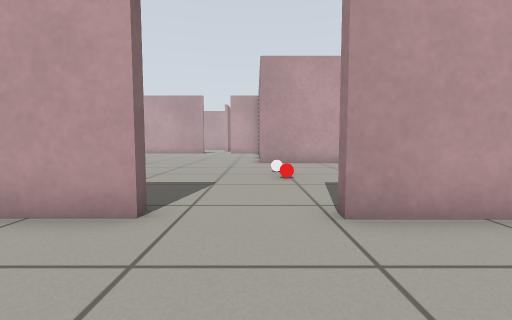
View 1 (above)

22 first-person views from a walk through a robot-simulator world made for Gazebo. The camera is 0.5 m above the floor, tilts 4° down and sees 90° across. The floor is counted in squares, 0.5 m on a side. Each view is taken from the middle of a square. On the plan, view 1 faces up. The plan holds only what a view shows up to about 11 squares ahead; the rest is blank. The robots in the file are not drawn. Gazebo's built-in surfaces are drawn with simple patterns.

View 2
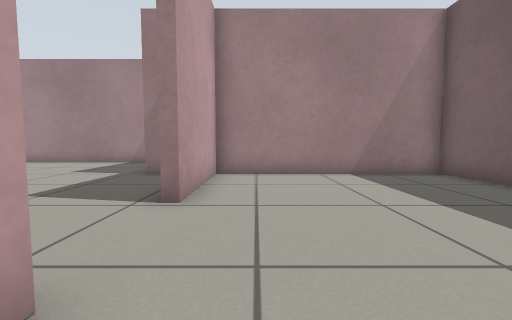

View 3
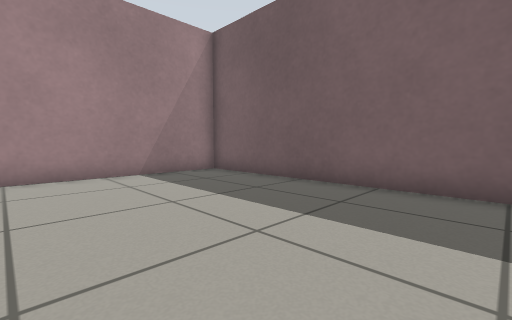

View 4
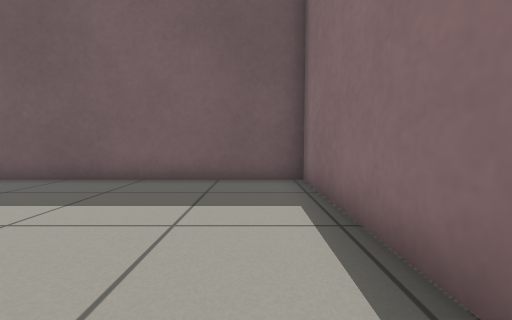

View 5
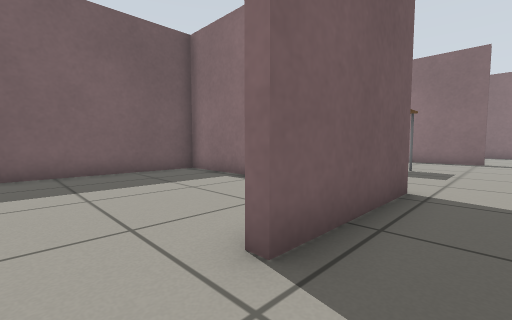

View 6
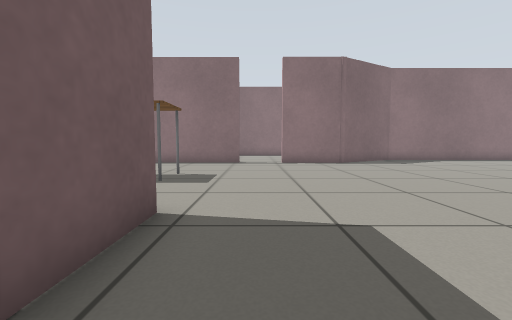

View 7
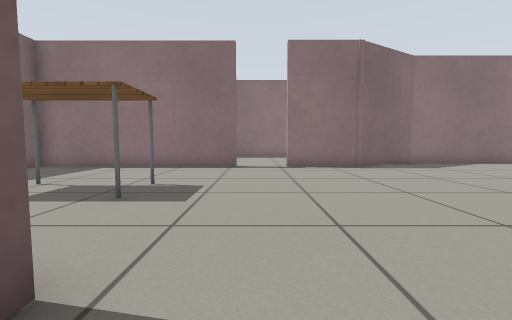

View 8
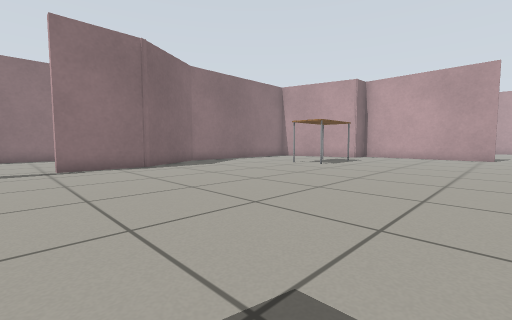

View 9
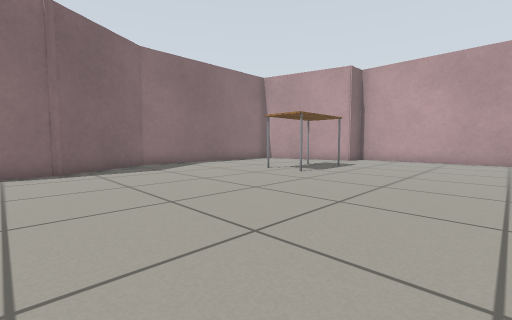

View 10
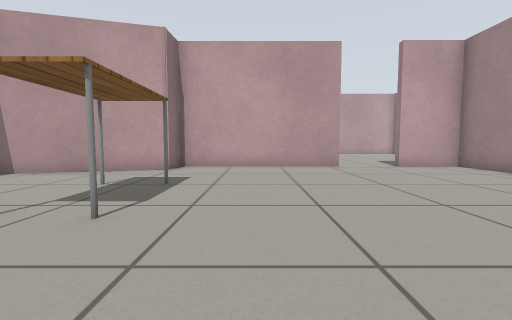

View 11
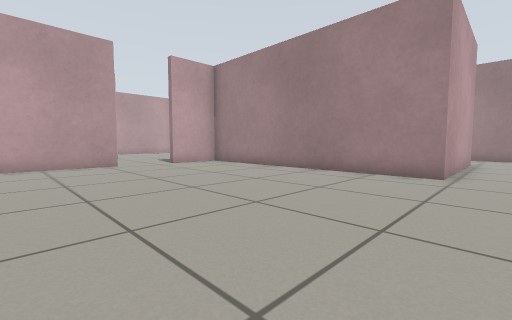

View 12
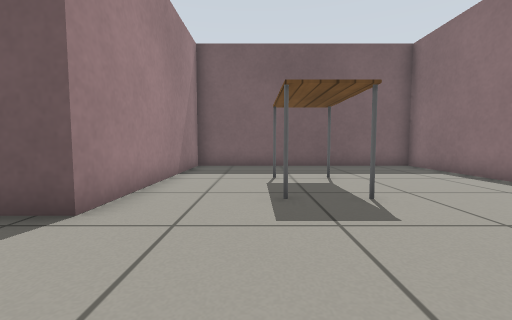

View 13
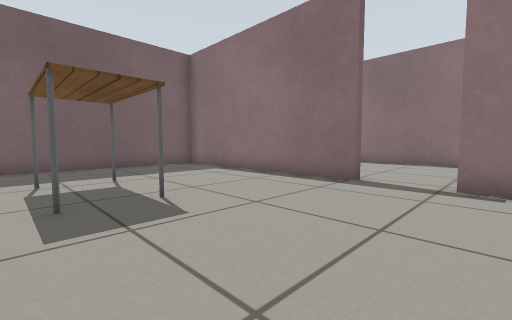

View 14
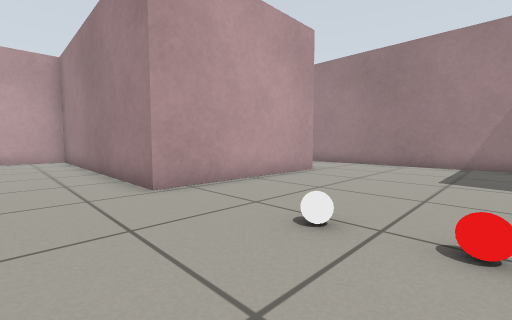

View 15
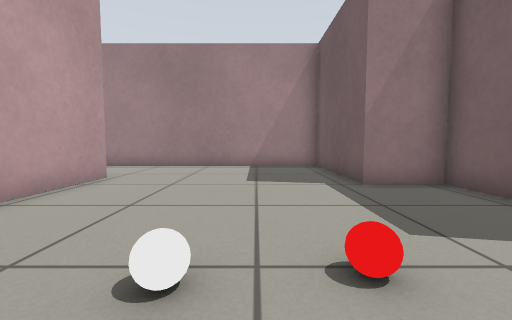

View 16
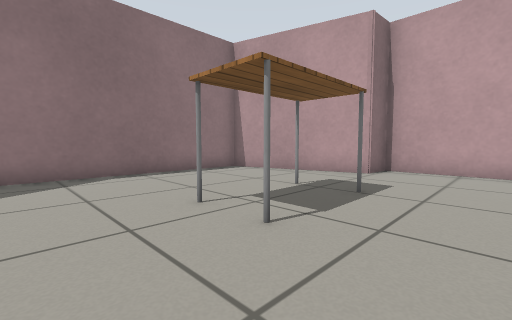

View 17
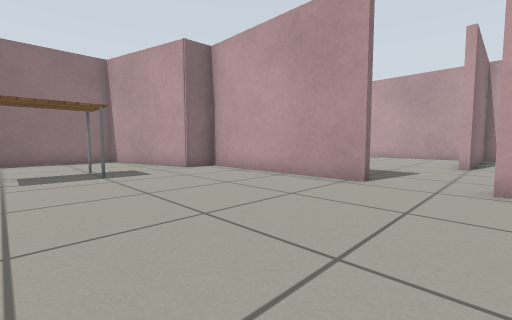

View 18
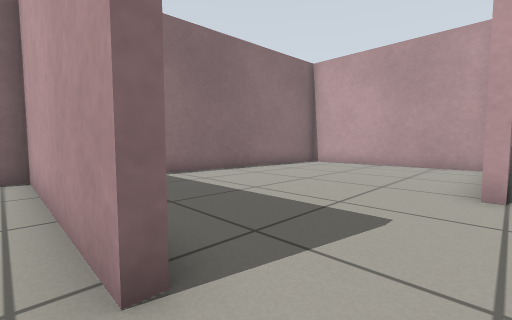

View 19
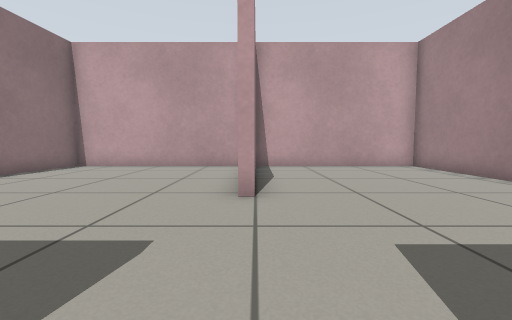

View 20
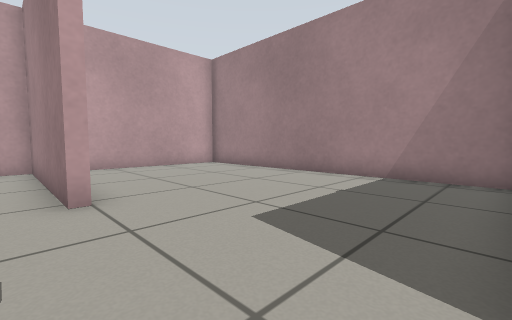

View 21
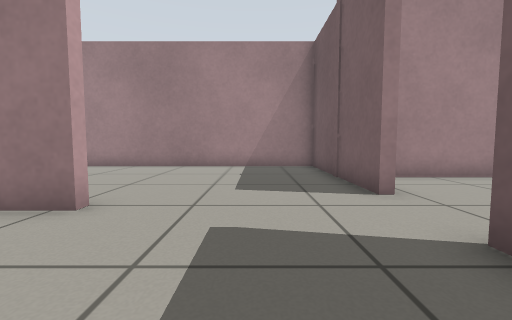

View 22
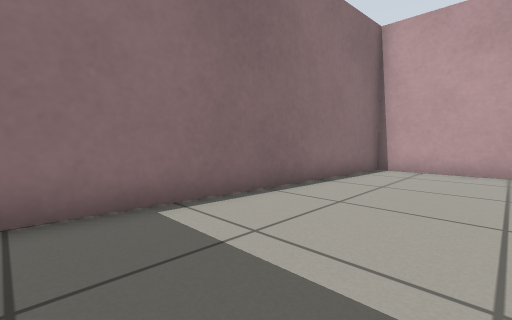

### Floor plan
Ten units are one square. View 1 is at (0, 0); x grows to the right and y downward. Boxes are objects, and circles mark ways between rooms. Rooms are numbered by the first view taken in them; rooms with no view inside come last. Other rooms are left out.
<svg viewBox="-167 -341 269 383">
<path fill="none" stroke="#000" d="M-15 -33 -34 -33M-53 -19 -53 37 50 37 50 -33 11 -33M-144 -94 -144 -63M-144 -42 -144 37 -56 37 -56 -36 -15 -36M34 -36 50 -36 50 -55 97 -55 97 -114M63 -122 2 -122 2 -225 -22 -225M-46 -225 -111 -225 -112 -213 -162 -199 -162 -124 -142 -90M-33 -275 -33 -336 -104 -336 -110 -240M-30 -309 -30 -276M-46 -229 -46 -225M-22 -225 -22 -227 35 -227 35 -336 -31 -336"/>
<rect x="-115" y="-185" width="20" height="40" fill="#bbb"><title>table</title></rect>
<rect x="-105" y="-25" width="20" height="30" fill="#bbb"><title>table</title></rect>
<rect x="5" y="-75" width="10" height="10" fill="#bbb"><title>red ball</title></rect>
<rect x="5" y="-95" width="10" height="10" fill="#bbb"><title>white ball</title></rect>
<circle cx="0" cy="-40" r="3" fill="#2a7"/>
<circle cx="-35" cy="-230" r="3" fill="#2a7"/>
<text x="0" y="0">1</text>
<text x="-60" y="-100">2</text>
<text x="-40" y="-280">3</text>
</svg>
Room 1 opens to room 2. Room 2 opens to room 3.

Where each view was taken, in squares from view 1:
view 1: 0 up, 0 right, facing up
view 2: 2 up, 3 left, facing right
view 3: 2 up, 3 left, facing down-right
view 4: 3 up, 4 left, facing down
view 5: 5 up, 0 right, facing down-left
view 6: 5 up, 2 left, facing left
view 7: 5 up, 4 left, facing left
view 8: 5 up, 4 left, facing up-left
view 9: 8 up, 5 left, facing up-left
view 10: 12 up, 8 left, facing up
view 11: 11 up, 8 left, facing up-right
view 12: 7 up, 8 left, facing down
view 13: 7 up, 8 left, facing down-left
view 14: 7 up, 2 left, facing up-right
view 15: 8 up, 1 left, facing right
view 16: 13 up, 8 left, facing up-left
view 17: 16 up, 2 left, facing up-left
view 18: 22 up, 3 left, facing up-left
view 19: 23 up, 3 left, facing up
view 20: 23 up, 4 left, facing up-right
view 21: 25 up, 7 left, facing right
view 22: 24 up, 7 left, facing up-left
